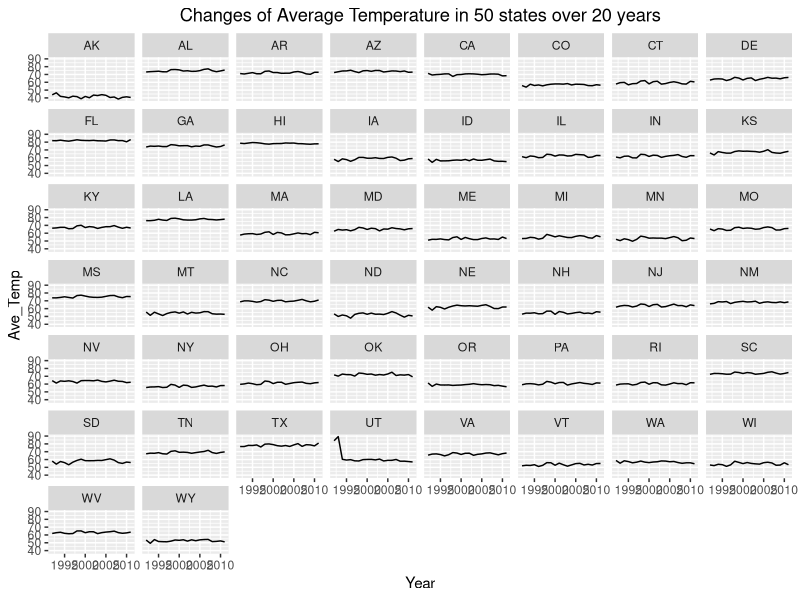
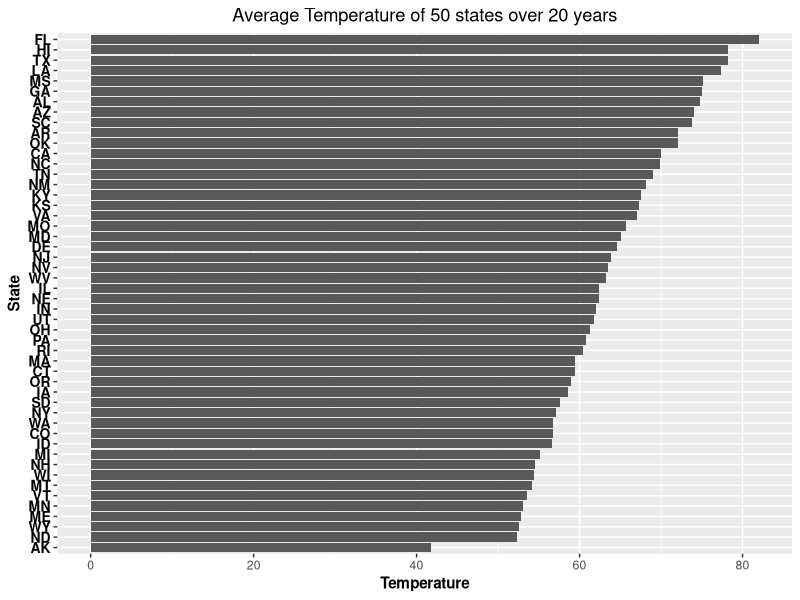

Source code (R) for these figures, in order: (Note: this script raises an error after producing the figures.)
## ---- chunk 1
knitr::opts_chunk$set(echo = TRUE)
## ---- chunk 2
library(ggplot2)
library(tidyverse)
library(dplyr)
library(lubridate)
library(readxl)
## ---- chunk 3
Temp<-read.csv("AveTempState.csv")
Temp %>%
  group_by(State) %>%
  ggplot(aes(x=Year,y=Ave_Temp),fill=State) + geom_line() + facet_wrap(~State) +
  labs(title = "Changes of Average Temperature in 50 states over 20 years") +
  theme(plot.title = element_text(hjust = 0.5))
Temp2<-Temp %>%
  group_by(State)%>%
  summarise(Ave_Temp=mean(Ave_Temp))
ggplot(Temp2,aes(y=reorder(State,Ave_Temp),weight=Ave_Temp)) + geom_bar() + 
  labs(title = "Average Temperature of 50 states over 20 years",x="Temperature",y="State") + 
  theme(plot.title = element_text(hjust = 0.5),axis.title.x = element_text(face = "bold"),axis.title.y = element_text(face = "bold"),axis.text.y = element_text(size=10, face="bold", colour = "black"))

## ---- chunk 4
USA_states <- map_data("state")
sName <- USA_states %>%
  mutate(region=str_to_title(USA_states$region))

#head(sName)

#temp <- read.csv("ferWState.csv")
#foo <- temp %>%
#  mutate(region=setNames(state.name, state.abb)[state])

#str(foo)

#sName %>%
#  ggplot(aes(x=long, y=lat)) + geom_path(aes(group=group)) + geom_path(aes(group=group)) + coord_map()

#map1 <- foo %>%
#  left_join(sName, by="region")

#ggplot(map1, aes(x=long, y=lat, fill=temp2011)) + geom_polygon(aes(group=group)) + coord_map()

temp2 <- read.csv("LymeTempPrec2.csv")
ltp <- temp2 %>%
  mutate(region=full) %>%
  select(!c('full'))

ltp %>%
  left_join(sName, by="region") %>%
  ggplot(aes(x=long, y=lat, fill=lyme0711)) + geom_polygon(aes(group=group)) + coord_map() + scale_fill_gradient()
## ---- chunk 5
ltp %>%
  left_join(sName, by="region") %>%
  ggplot(aes(x=long, y=lat, fill=temp0711)) + geom_polygon(aes(group=group)) + coord_map() + scale_fill_gradient()

ltp %>%
  left_join(sName, by="region") %>%
  ggplot(aes(x=long, y=lat, fill=prec0711)) + geom_polygon(aes(group=group)) + coord_map() + scale_fill_gradient()
